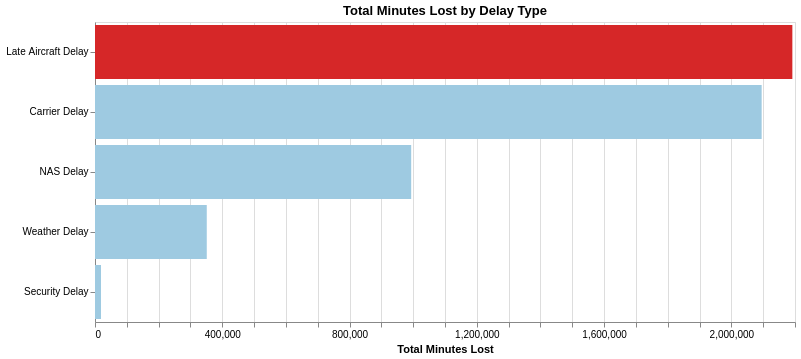

The notebook cell saved with this chart:
### Markdown cell above
## Task 2

### Code cell
with conn.cursor() as cursor:
    try:
        cursor.execute("""
            SELECT
                SUM(CAST(NULLIF(TRIM(carrier_delay), '') AS FLOAT)) AS total_carrier_delay,
                SUM(CAST(NULLIF(TRIM(weather_delay), '') AS FLOAT)) AS total_weather_delay,
                SUM(CAST(NULLIF(TRIM(nas_delay), '') AS FLOAT)) AS total_nas_delay,
                SUM(CAST(NULLIF(TRIM(security_delay), '') AS FLOAT)) AS total_security_delay,
                SUM(CAST(NULLIF(TRIM(late_aircraft_delay), '') AS FLOAT)) AS total_late_aircraft_delay
            FROM flight
            WHERE TRIM(cancelled) = '0.0';
        """)
        delay_totals = cursor.fetch_dataframe()
    except Exception as e:
        conn.rollback()
        print(e)

delay_chart_data = pd.DataFrame({
    "delay_type": [
        "Carrier Delay",
        "Weather Delay",
        "NAS Delay",
        "Security Delay",
        "Late Aircraft Delay"
    ],
    "minutes_lost": [
        delay_totals.loc[0, "total_carrier_delay"],
        delay_totals.loc[0, "total_weather_delay"],
        delay_totals.loc[0, "total_nas_delay"],
        delay_totals.loc[0, "total_security_delay"],
        delay_totals.loc[0, "total_late_aircraft_delay"]
    ]
})

# highlight the biggest cause
max_delay = delay_chart_data["minutes_lost"].max()
delay_chart_data["highlight"] = delay_chart_data["minutes_lost"] == max_delay

alt.Chart(delay_chart_data).mark_bar().encode(
    y=alt.Y(
        "delay_type:N",
        sort="-x",
        title=None
    ),
    x=alt.X(
        "minutes_lost:Q",
        title="Total Minutes Lost"
    ),
    color=alt.condition(
        alt.datum.highlight,
        alt.value("#d62728"),
        alt.value("#9ecae1")
    ),
    tooltip=[
        alt.Tooltip("delay_type:N", title="Delay Type"),
        alt.Tooltip("minutes_lost:Q", title="Minutes Lost", format=",")
    ]
).properties(
    width=700,
    height=300,
    title="Total Minutes Lost by Delay Type"
)

### Figure 1 — Vega specification as saved in the notebook (floating-point values rounded to 4 significant figures)
{"$schema": "https://vega.github.io/schema/vega/v6.json", "data": [{"name": "source_0"}, {"name": "data_0", "values": [{"delay_type": "Carrier Delay", "highlight": false, "minutes_lost": 2095000.0, "minutes_lost_end": 2095000.0, "minutes_lost_start": 0.0}, {"delay_type": "Weather Delay", "highlight": false, "minutes_lost": 351300.0, "minutes_lost_end": 351300.0, "minutes_lost_start": 0.0}, {"delay_type": "NAS Delay", "highlight": false, "minutes_lost": 993700.0, "minutes_lost_end": 993700.0, "minutes_lost_start": 0.0}, {"delay_type": "Security Delay", "highlight": false, "minutes_lost": 18880.0, "minutes_lost_end": 18880.0, "minutes_lost_start": 0.0}, {"delay_type": "Late Aircraft Delay", "highlight": true, "minutes_lost": 2192000.0, "minutes_lost_end": 2192000.0, "minutes_lost_start": 0.0}]}, {"name": "source_0_y_domain_delay_type", "values": [{"delay_type": "Carrier Delay", "sort_field": 2095000.0}, {"delay_type": "Weather Delay", "sort_field": 351300.0}, {"delay_type": "NAS Delay", "sort_field": 993700.0}, {"delay_type": "Security Delay", "sort_field": 18880.0}, {"delay_type": "Late Aircraft Delay", "sort_field": 2192000.0}]}], "marks": [{"type": "rect", "name": "marks", "from": {"data": "data_0"}, "encode": {"update": {"x": {"field": "minutes_lost_end", "scale": "x"}, "x2": {"field": "minutes_lost_start", "scale": "x"}, "y": {"field": "delay_type", "scale": "y"}, "fill": [{"value": "#d62728", "test": "datum.highlight"}, {"value": "#9ecae1"}], "tooltip": {"signal": "{\"Delay Type\": isValid(datum[\"delay_type\"]) ? datum[\"delay_type\"] : \"\"+datum[\"delay_type\"], \"Minutes Lost\": format(datum[\"minutes_lost\"], \",\")}"}, "height": {"signal": "max(0.25, bandwidth('y'))"}}}, "style": ["bar"]}], "scales": [{"name": "x", "type": "linear", "domain": {"data": "data_0", "fields": ["minutes_lost_start", "minutes_lost_end"]}, "range": [0, {"signal": "width"}], "zero": true, "nice": true}, {"name": "y", "type": "band", "domain": {"data": "source_0_y_domain_delay_type", "field": "delay_type", "sort": {"op": "max", "field": "sort_field", "order": "descending"}}, "range": [0, {"signal": "height"}], "paddingInner": 0.1, "paddingOuter": 0.05}], "axes": [{"scale": "x", "orient": "bottom", "zindex": 0, "tickCount": {"signal": "ceil(width/40)"}, "domain": false, "minExtent": 0, "ticks": false, "grid": true, "gridScale": "y", "aria": false, "labels": false, "maxExtent": 0}, {"scale": "x", "orient": "bottom", "labelOverlap": true, "tickCount": {"signal": "ceil(width/40)"}, "title": "Total Minutes Lost", "zindex": 0, "grid": false, "labelFlush": true}, {"scale": "y", "orient": "left", "grid": false, "zindex": 0}], "title": {"text": "Total Minutes Lost by Delay Type", "frame": "group"}, "padding": 5, "background": "white", "height": 300, "width": 700, "style": "cell"}
